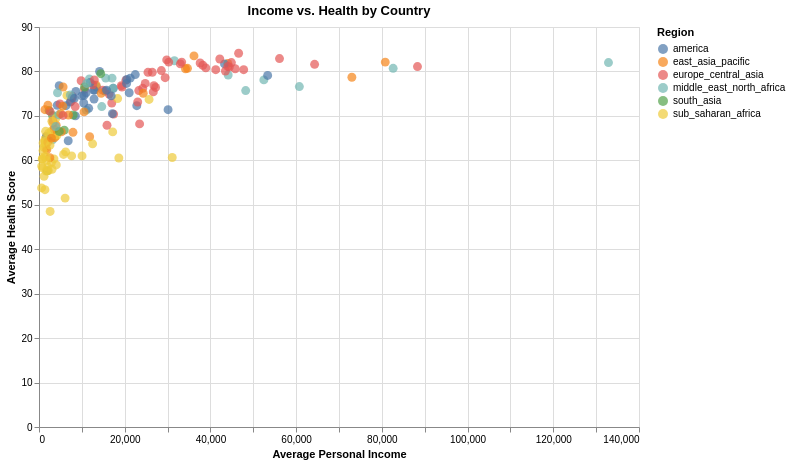

The code cell stored with this chart in its notebook:
### Markdown cell above
### Part 1.1 Add selection (10 points)

Create a **scatter plot** showing the relationship between **average personal income** (x-axis) and **average health score** (y-axis).

- Encode **region** using **color**.
- Add a **tooltip** that displays the **country name** and **population**.
- Add an interaction that allows the user to **select a single country** on the visualization(this should be a point selection instead of any other widgets. ):
  - The selected country should be **highlighted**.
  - All other countries should appear in **light grey** when a selection is made.

### Code cell
import altair as alt
import pandas as pd
import warnings
warnings.simplefilter(action='ignore', category=FutureWarning)

gapminder = pd.read_csv('gapminder-health-income.csv')

# Point selection on click
selection = alt.selection_point()

scatter = alt.Chart(gapminder).mark_point(filled=True, size=80).encode(
    x=alt.X('income:Q', title='Average Personal Income'),
    y=alt.Y('health:Q', title='Average Health Score'),
    color=alt.condition(
        selection,
        alt.Color('region:N', legend=alt.Legend(title='Region')),
        alt.value('lightgrey')),
    tooltip=['country:N', 'population:Q']
).add_params(
    selection
).properties(
    title='Income vs. Health by Country',
    width=600,
    height=400)

scatter

### Figure 1 — Vega-Lite specification as saved in the notebook (floating-point values rounded to 4 significant figures; data arrays with more than 128 entries replaced by an {"elided": "..."} marker saying what was removed)
{"config": {"view": {"continuousWidth": 300, "continuousHeight": 300}}, "data": {"name": "data-0cccb53798da4802be2d0e8a4b32b4c1"}, "mark": {"type": "point", "filled": true, "size": 80}, "encoding": {"color": {"condition": {"param": "param_e4a496766298965a", "field": "region", "legend": {"title": "Region"}, "type": "nominal"}, "value": "lightgrey"}, "tooltip": [{"field": "country", "type": "nominal"}, {"field": "population", "type": "quantitative"}], "x": {"field": "income", "title": "Average Personal Income", "type": "quantitative"}, "y": {"field": "health", "title": "Average Health Score", "type": "quantitative"}}, "height": 400, "params": [{"name": "param_e4a496766298965a", "select": {"type": "point"}}], "title": "Income vs. Health by Country", "width": 600, "$schema": "https://vega.github.io/schema/vega-lite/v6.1.0.json", "datasets": {"data-0cccb53798da4802be2d0e8a4b32b4c1": {"elided": "187 records"}}}
